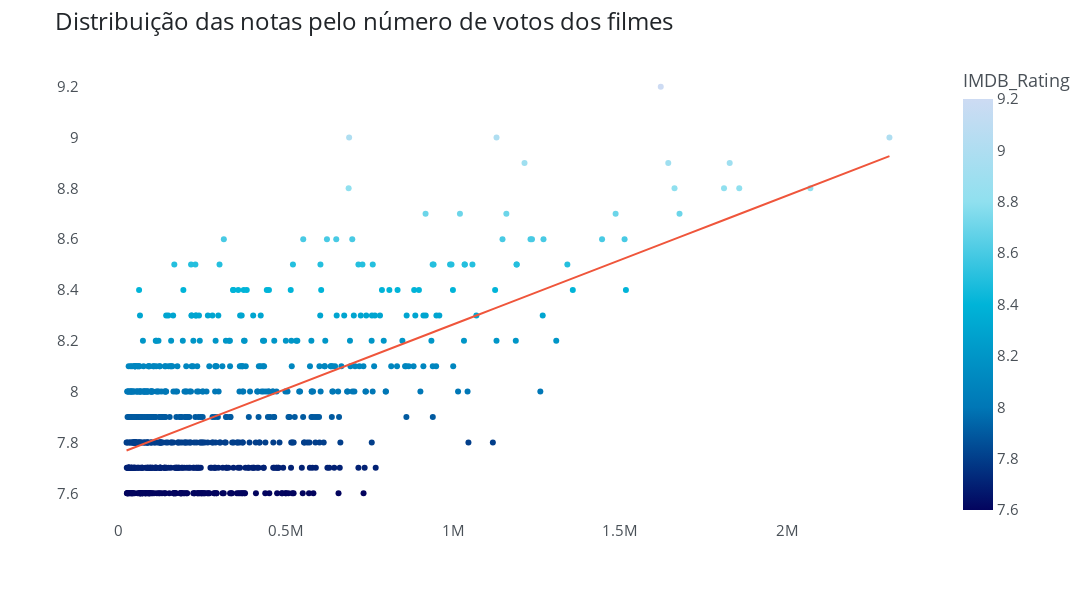

Write notebook code for a chart like this one.
### Code cell
fig = px.scatter(df, y = 'IMDB_Rating', x = 'No_of_Votes', trendline='ols', color = 'IMDB_Rating', color_continuous_scale = [AZUL1, AZUL2, AZUL3, AZUL4, AZUL5])

fig.update_layout(width=1300, height=600, font_size=15, font_color=CINZA2, title_font_color=CINZA1, title_font_size=24, 
                  title_text='Distribuição das notas pelo número de votos dos filmes',
                  xaxis_title='', yaxis_title='', plot_bgcolor='white')

fig.update_traces( hovertemplate = '<b>Número de votos:</b> %{x} <br> <b>Rating:</b> %{y}')
fig.show()

### Figure 1 — Plotly figure (JSON) as saved in the notebook; plotly's stock layout.template omitted (floating-point values rounded to 4 significant figures; data arrays with more than 128 entries replaced by an {"elided": "..."} marker saying what was removed)
{"data": [{"hovertemplate": "<b>Número de votos:</b> %{x} <br> <b>Rating:</b> %{y}", "legendgroup": "", "marker": {"color": {"elided": "713 float values"}, "coloraxis": "coloraxis", "symbol": "circle"}, "mode": "markers", "name": "", "orientation": "v", "showlegend": false, "type": "scatter", "x": {"elided": "713 int values"}, "xaxis": "x", "y": {"elided": "713 float values"}, "yaxis": "y"}, {"hovertemplate": "<b>Número de votos:</b> %{x} <br> <b>Rating:</b> %{y}", "legendgroup": "", "marker": {"symbol": "circle"}, "mode": "lines", "name": "", "showlegend": false, "type": "scatter", "x": {"elided": "713 int values"}, "xaxis": "x", "y": {"elided": "713 float values"}, "yaxis": "y"}], "layout": {"coloraxis": {"colorbar": {"title": {"text": "IMDB_Rating"}}, "colorscale": [[0, "#03045e"], [0.25, "#0077b6"], [0.5, "#00b4d8"], [0.75, "#90e0ef"], [1, "#CDDBF3"]]}, "font": {"color": "#495057", "size": 15}, "height": 600, "legend": {"tracegroupgap": 0}, "margin": {"t": 60}, "plot_bgcolor": "white", "title": {"font": {"color": "#212529", "size": 24}, "text": "Distribuição das notas pelo número de votos dos filmes"}, "width": 1300, "xaxis": {"anchor": "y", "domain": [0, 1], "title": {"text": ""}}, "yaxis": {"anchor": "x", "domain": [0, 1], "title": {"text": ""}}}}
